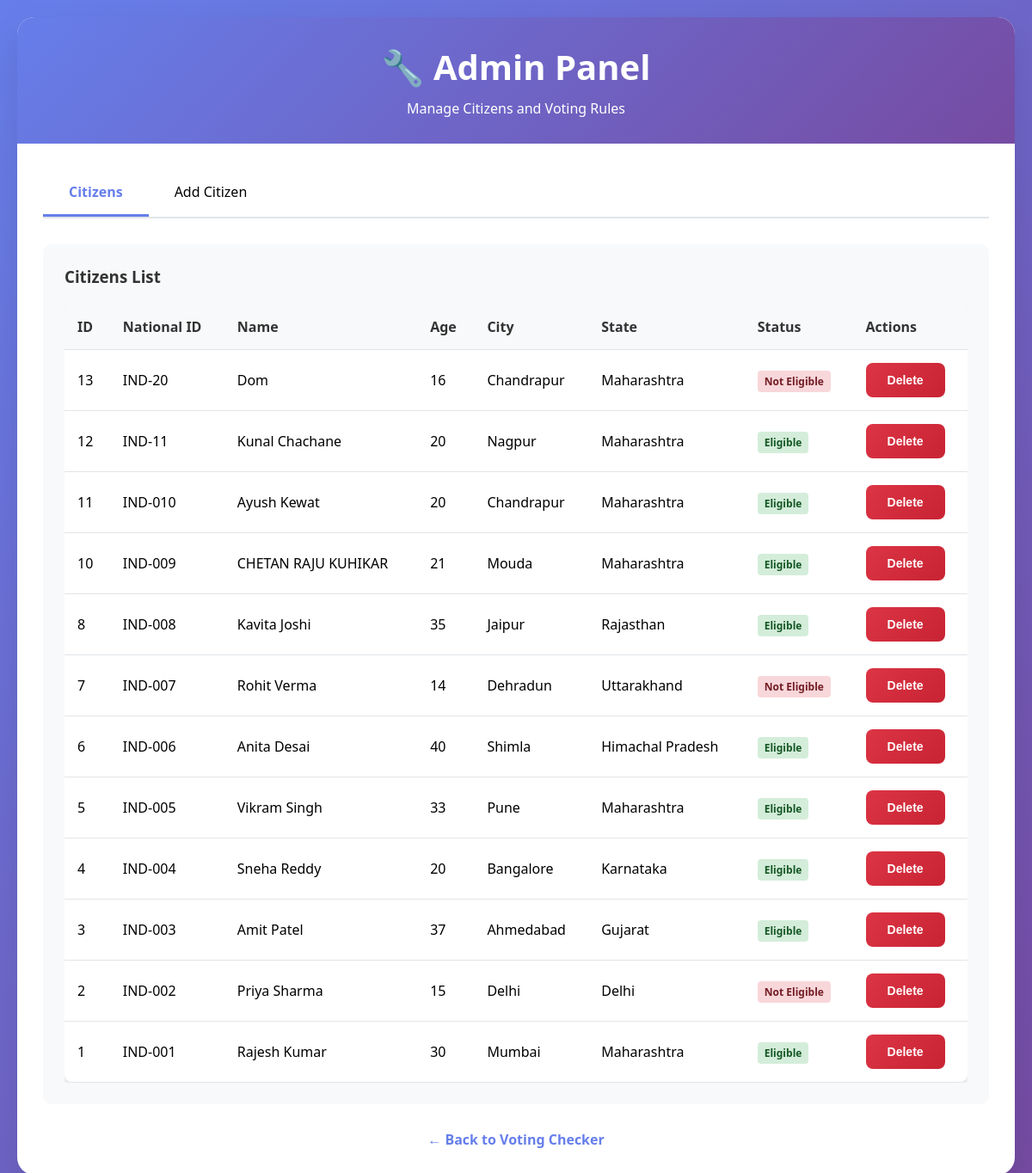
The page /admin on the database its author committed.
### tables this page shows
CREATE TABLE citizens (
    id INTEGER PRIMARY KEY AUTOINCREMENT,
    national_id TEXT UNIQUE NOT NULL,
    full_name TEXT NOT NULL,
    date_of_birth DATE NOT NULL,
    address TEXT NOT NULL,
    city TEXT NOT NULL,
    state TEXT NOT NULL,
    country TEXT NOT NULL DEFAULT 'India',
    phone_number TEXT,
    email TEXT,
    registration_date TIMESTAMP DEFAULT CURRENT_TIMESTAMP,
    is_active BOOLEAN DEFAULT 1
);

### app.py (the view)
@app.route('/admin')
def admin():
    conn = get_db_connection()
    citizens = conn.execute("""
        SELECT
            c.*,
            CAST((julianday('now') - julianday(c.date_of_birth)) / 365.25 AS INTEGER) as age
        FROM citizens c
        WHERE c.is_active = 1
        ORDER BY c.id DESC
    """).fetchall()
    conn.close()
    return render_template('admin.html', citizens=citizens)

### app.py (called while the page is built)
def get_db_connection():
    conn = sqlite3.connect(DB_PATH)
    conn.row_factory = sqlite3.Row
    return conn

### templates/admin.html (shortened to what this page needs)
<!DOCTYPE html>
<html lang="en">
<head>
</head>
<body>
    <div class="container">
        <div class="header">
            <h1>🔧 Admin Panel</h1>
            <p>Manage Citizens and Voting Rules</p>
        </div>
        <div class="content">
            <div class="tabs">
                <div class="tab active" onclick="showTab('citizens')">Citizens</div>
                <div class="tab" onclick="showTab('add-citizen')">Add Citizen</div>
            </div>
            <div id="citizens" class="tab-content active">
                <div class="form-section">
                    <h3>Citizens List</h3>
                    <div class="table-container">
                        <table>
                            <thead>
                                <tr>
                                    <th>ID</th>
                                    <th>National ID</th>
                                    <th>Name</th>
                                    <th>Age</th>
                                    <th>City</th>
                                    <th>State</th>
                                    <th>Status</th>
                                    <th>Actions</th>
                                </tr>
                            </thead>
                            <tbody>
                                {% for citizen in citizens %}
                                <tr>
                                    <td>{{ citizen.id }}</td>
                                    <td>{{ citizen.national_id }}</td>
                                    <td>{{ citizen.full_name }}</td>
                                    <td>{{ citizen.age }}</td>
                                    <td>{{ citizen.city }}</td>
                                    <td>{{ citizen.state }}</td>
                                    <td>
                                        <span class="status-badge {% if citizen.age >= 18 %}status-eligible{% else %}status-ineligible{% endif %}">
                                            {% if citizen.age >= 18 %}Eligible{% else %}Not Eligible{% endif %}
                                        </span>
                                    </td>
                                    <td>
                                        <button class="btn btn-danger" onclick="deleteCitizen({{ citizen.id }})">Delete</button>
                                    </td>
                                </tr>
                                {% endfor %}
                            </tbody>
                        </table>
                    </div>
                </div>
            </div>
            <div class="back-link">
                <a href="/">← Back to Voting Checker</a>
            </div>
        </div>
    </div>
</body>
</html>

### templates/admin.html (style rules this page uses)
* { margin: 0; padding: 0; box-sizing: border-box; }
body { font-family: 'Segoe UI', Tahoma, Geneva, Verdana, sans-serif; background: linear-gradient(135deg, #667eea 0%, #764ba2 100%); min-height: 100vh; padding: 20px; }
.container { max-width: 1200px; margin: 0 auto; background: white; border-radius: 20px; box-shadow: 0 20px 40px rgba(0,0,0,0.1); overflow: hidden; }
.header { background: linear-gradient(135deg, #667eea 0%, #764ba2 100%); color: white; padding: 30px; text-align: center; }
.header h1 { font-size: 2.5em; margin-bottom: 10px; }
.content { padding: 30px; }
.tabs { display: flex; margin-bottom: 30px; border-bottom: 2px solid #e1e5e9; }
.tab { padding: 15px 30px; cursor: pointer; border-bottom: 3px solid transparent; transition: all 0.3s ease; }
.tab.active { border-bottom-color: #667eea; color: #667eea; font-weight: 600; }
.tab-content { display: none; }
.tab-content.active { display: block; }
.form-section { background: #f8f9fa; padding: 25px; border-radius: 10px; margin-bottom: 30px; }
.form-section h3 { margin-bottom: 20px; color: #333; }
.btn { background: linear-gradient(135deg, #667eea 0%, #764ba2 100%); color: white; border: none; padding: 12px 25px; border-radius: 8px; font-size: 14px; font-weight: 600; cursor: pointer; transition: transform 0.2s ease; }
.btn-danger { background: linear-gradient(135deg, #dc3545 0%, #c82333 100%); }
.table-container { overflow-x: auto; margin-top: 20px; }
table { width: 100%; border-collapse: collapse; background: white; border-radius: 10px; overflow: hidden; box-shadow: 0 4px 6px rgba(0,0,0,0.1); }
th, td { padding: 15px; text-align: left; border-bottom: 1px solid #e1e5e9; }
th { background: #f8f9fa; font-weight: 600; color: #333; }
.status-badge { padding: 4px 8px; border-radius: 4px; font-size: 12px; font-weight: 600; }
.status-eligible { background: #d4edda; color: #155724; }
.status-ineligible { background: #f8d7da; color: #721c24; }
.back-link { text-align: center; margin-top: 30px; }
.back-link a { color: #667eea; text-decoration: none; font-weight: 600; }

### rows shown on the page
citizens: id "13", national_id "IND-20", full_name "Dom", age "16", city "Chandrapur", state "Maharashtra", shows "Not Eligible"
citizens: id "12", national_id "IND-11", full_name "Kunal Chachane", age "20", city "Nagpur", state "Maharashtra", shows "Eligible"
citizens: id "11", national_id "IND-010", full_name "Ayush Kewat", age "20", city "Chandrapur", state "Maharashtra", shows "Eligible"
citizens: id "10", national_id "IND-009", full_name "CHETAN RAJU KUHIKAR", age "21", city "Mouda", state "Maharashtra", shows "Eligible"
citizens: id "8", national_id "IND-008", full_name "Kavita Joshi", age "35", city "Jaipur", state "Rajasthan", shows "Eligible"
citizens: id "7", national_id "IND-007", full_name "Rohit Verma", age "14", city "Dehradun", state "Uttarakhand", shows "Not Eligible"
citizens: id "6", national_id "IND-006", full_name "Anita Desai", age "40", city "Shimla", state "Himachal Pradesh", shows "Eligible"
citizens: id "5", national_id "IND-005", full_name "Vikram Singh", age "33", city "Pune", state "Maharashtra", shows "Eligible"
citizens: id "4", national_id "IND-004", full_name "Sneha Reddy", age "20", city "Bangalore", state "Karnataka", shows "Eligible"
citizens: id "3", national_id "IND-003", full_name "Amit Patel", age "37", city "Ahmedabad", state "Gujarat", shows "Eligible"
citizens: id "2", national_id "IND-002", full_name "Priya Sharma", age "15", city "Delhi", state "Delhi", shows "Not Eligible"
citizens: id "1", national_id "IND-001", full_name "Rajesh Kumar", age "30", city "Mumbai", state "Maharashtra", shows "Eligible"
